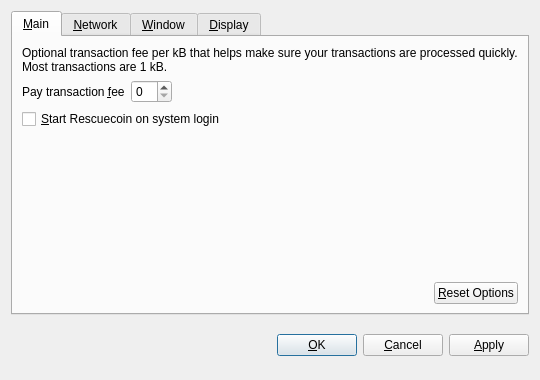
<?xml version="1.0" encoding="UTF-8"?>
<ui version="4.0">
 <class>OptionsDialog</class>
 <widget class="QDialog" name="OptionsDialog">
  <property name="geometry">
   <rect>
    <x>0</x>
    <y>0</y>
    <width>540</width>
    <height>380</height>
   </rect>
  </property>
  <property name="windowTitle">
   <string>Options</string>
  </property>
  <property name="modal">
   <bool>true</bool>
  </property>
  <layout class="QVBoxLayout" name="verticalLayout">
   <item>
    <widget class="QTabWidget" name="tabWidget">
     <property name="tabPosition">
      <enum>QTabWidget::North</enum>
     </property>
     <property name="currentIndex">
      <number>0</number>
     </property>
     <widget class="QWidget" name="tabMain">
      <attribute name="title">
       <string>&amp;Main</string>
      </attribute>
      <layout class="QVBoxLayout" name="verticalLayout_Main">
       <item>
        <widget class="QLabel" name="transactionFeeInfoLabel">
         <property name="text">
          <string>Optional transaction fee per kB that helps make sure your transactions are processed quickly. Most transactions are 1 kB.</string>
         </property>
         <property name="textFormat">
          <enum>Qt::PlainText</enum>
         </property>
         <property name="wordWrap">
          <bool>true</bool>
         </property>
        </widget>
       </item>
       <item>
        <layout class="QHBoxLayout" name="horizontalLayout_1_Main">
         <item>
          <widget class="QLabel" name="transactionFeeLabel">
           <property name="text">
            <string>Pay transaction &amp;fee</string>
           </property>
           <property name="textFormat">
            <enum>Qt::PlainText</enum>
           </property>
           <property name="buddy">
            <cstring>transactionFee</cstring>
           </property>
          </widget>
         </item>
         <item>
          <widget class="BitcoinAmountField" name="transactionFee"/>
         </item>
         <item>
          <spacer name="horizontalSpacer_1_Main">
           <property name="orientation">
            <enum>Qt::Horizontal</enum>
           </property>
           <property name="sizeHint" stdset="0">
            <size>
             <width>40</width>
             <height>20</height>
            </size>
           </property>
          </spacer>
         </item>
        </layout>
       </item>
       <item>
        <widget class="QCheckBox" name="bitcoinAtStartup">
         <property name="toolTip">
          <string>&lt;html&gt;&lt;head/&gt;&lt;body&gt;&lt;p&gt;Automatically start Rescuecoin after logging in to the system.&lt;/p&gt;&lt;/body&gt;&lt;/html&gt;</string>
         </property>
         <property name="text">
          <string>&amp;Start Rescuecoin on system login</string>
         </property>
        </widget>
       </item>
       <item>
        <spacer name="verticalSpacer_Main">
         <property name="orientation">
          <enum>Qt::Vertical</enum>
         </property>
         <property name="sizeHint" stdset="0">
          <size>
           <width>20</width>
           <height>40</height>
          </size>
         </property>
        </spacer>
       </item>
       <item>
        <layout class="QHBoxLayout" name="horizontalLayout_2_Main">
         <item>
          <spacer name="horizontalSpacer_2_Main">
           <property name="orientation">
            <enum>Qt::Horizontal</enum>
           </property>
           <property name="sizeHint" stdset="0">
            <size>
             <width>40</width>
             <height>20</height>
            </size>
           </property>
          </spacer>
         </item>
         <item>
          <widget class="QPushButton" name="resetButton">
           <property name="toolTip">
            <string>Reset all client options to default.</string>
           </property>
           <property name="text">
            <string>&amp;Reset Options</string>
           </property>
           <property name="autoDefault">
            <bool>false</bool>
           </property>
          </widget>
         </item>
        </layout>
       </item>
      </layout>
     </widget>
     <widget class="QWidget" name="tabNetwork">
      <attribute name="title">
       <string>&amp;Network</string>
      </attribute>
      <layout class="QVBoxLayout" name="verticalLayout_Network">
       <item>
        <widget class="QCheckBox" name="mapPortUpnp">
         <property name="toolTip">
          <string>&lt;html&gt;&lt;head/&gt;&lt;body&gt;&lt;p&gt;Automatically open the Rescuecoin client port on the router. This only works when your router supports UPnP and it is enabled.&lt;/p&gt;&lt;/body&gt;&lt;/html&gt;</string>
         </property>
         <property name="text">
          <string>Map port using &amp;UPnP</string>
         </property>
        </widget>
       </item>
       <item>
        <widget class="QCheckBox" name="connectSocks">
         <property name="toolTip">
          <string>&lt;html&gt;&lt;head/&gt;&lt;body&gt;&lt;p&gt;Connect to the Rescuecoin network through a SOCKS proxy (e.g. when connecting through Tor).&lt;/p&gt;&lt;/body&gt;&lt;/html&gt;</string>
         </property>
         <property name="text">
          <string>&amp;Connect through SOCKS proxy:</string>
         </property>
        </widget>
       </item>
       <item>
        <layout class="QHBoxLayout" name="horizontalLayout_Network">
         <item>
          <widget class="QLabel" name="proxyIpLabel">
           <property name="text">
            <string>Proxy &amp;IP:</string>
           </property>
           <property name="textFormat">
            <enum>Qt::PlainText</enum>
           </property>
           <property name="buddy">
            <cstring>proxyIp</cstring>
           </property>
          </widget>
         </item>
         <item>
          <widget class="QValidatedLineEdit" name="proxyIp">
           <property name="maximumSize">
            <size>
             <width>140</width>
             <height>16777215</height>
            </size>
           </property>
           <property name="toolTip">
            <string>IP address of the proxy (e.g. 127.0.0.1)</string>
           </property>
          </widget>
         </item>
         <item>
          <widget class="QLabel" name="proxyPortLabel">
           <property name="text">
            <string>&amp;Port:</string>
           </property>
           <property name="textFormat">
            <enum>Qt::PlainText</enum>
           </property>
           <property name="buddy">
            <cstring>proxyPort</cstring>
           </property>
          </widget>
         </item>
         <item>
          <widget class="QLineEdit" name="proxyPort">
           <property name="maximumSize">
            <size>
             <width>55</width>
             <height>16777215</height>
            </size>
           </property>
           <property name="toolTip">
            <string>Port of the proxy (e.g. 9050)</string>
           </property>
          </widget>
         </item>
         <item>
          <widget class="QLabel" name="socksVersionLabel">
           <property name="text">
            <string>SOCKS &amp;Version:</string>
           </property>
           <property name="textFormat">
            <enum>Qt::PlainText</enum>
           </property>
           <property name="buddy">
            <cstring>socksVersion</cstring>
           </property>
          </widget>
         </item>
         <item>
          <widget class="QValueComboBox" name="socksVersion">
           <property name="toolTip">
            <string>SOCKS version of the proxy (e.g. 5)</string>
           </property>
          </widget>
         </item>
         <item>
          <spacer name="horizontalSpacer_Network">
           <property name="orientation">
            <enum>Qt::Horizontal</enum>
           </property>
           <property name="sizeHint" stdset="0">
            <size>
             <width>40</width>
             <height>20</height>
            </size>
           </property>
          </spacer>
         </item>
        </layout>
       </item>
       <item>
        <spacer name="verticalSpacer_Network">
         <property name="orientation">
          <enum>Qt::Vertical</enum>
         </property>
         <property name="sizeHint" stdset="0">
          <size>
           <width>20</width>
           <height>40</height>
          </size>
         </property>
        </spacer>
       </item>
      </layout>
     </widget>
     <widget class="QWidget" name="tabWindow">
      <attribute name="title">
       <string>&amp;Window</string>
      </attribute>
      <layout class="QVBoxLayout" name="verticalLayout_Window">
       <item>
        <widget class="QCheckBox" name="minimizeToTray">
         <property name="toolTip">
          <string>Show only a tray icon after minimizing the window.</string>
         </property>
         <property name="text">
          <string>&amp;Minimize to the tray instead of the taskbar</string>
         </property>
        </widget>
       </item>
       <item>
        <widget class="QCheckBox" name="minimizeOnClose">
         <property name="toolTip">
          <string>Minimize instead of exit the application when the window is closed. When this option is enabled, the application will be closed only after selecting Quit in the menu.</string>
         </property>
         <property name="text">
          <string>M&amp;inimize on close</string>
         </property>
        </widget>
       </item>
       <item>
        <spacer name="verticalSpacer_Window">
         <property name="orientation">
          <enum>Qt::Vertical</enum>
         </property>
         <property name="sizeHint" stdset="0">
          <size>
           <width>20</width>
           <height>40</height>
          </size>
         </property>
        </spacer>
       </item>
      </layout>
     </widget>
     <widget class="QWidget" name="tabDisplay">
      <attribute name="title">
       <string>&amp;Display</string>
      </attribute>
      <layout class="QVBoxLayout" name="verticalLayout_Display">
       <item>
        <layout class="QHBoxLayout" name="horizontalLayout_1_Display">
         <item>
          <widget class="QLabel" name="langLabel">
           <property name="text">
            <string>User Interface &amp;language:</string>
           </property>
           <property name="textFormat">
            <enum>Qt::PlainText</enum>
           </property>
           <property name="buddy">
            <cstring>lang</cstring>
           </property>
          </widget>
         </item>
         <item>
          <widget class="QValueComboBox" name="lang">
           <property name="toolTip">
            <string>&lt;html&gt;&lt;head/&gt;&lt;body&gt;&lt;p&gt;The user interface language can be set here. This setting will take effect after restarting Rescuecoin.&lt;/p&gt;&lt;/body&gt;&lt;/html&gt;</string>
           </property>
          </widget>
         </item>
        </layout>
       </item>
       <item>
        <layout class="QHBoxLayout" name="horizontalLayout_2_Display">
         <item>
          <widget class="QLabel" name="unitLabel">
           <property name="text">
            <string>&amp;Unit to show amounts in:</string>
           </property>
           <property name="textFormat">
            <enum>Qt::PlainText</enum>
           </property>
           <property name="buddy">
            <cstring>unit</cstring>
           </property>
          </widget>
         </item>
         <item>
          <widget class="QValueComboBox" name="unit">
           <property name="toolTip">
            <string>Choose the default subdivision unit to show in the interface and when sending coins.</string>
           </property>
          </widget>
         </item>
        </layout>
       </item>
       <item>
        <widget class="QCheckBox" name="displayAddresses">
         <property name="toolTip">
          <string>&lt;html&gt;&lt;head/&gt;&lt;body&gt;&lt;p&gt;Whether to show Rescuecoin addresses in the transaction list or not.&lt;/p&gt;&lt;/body&gt;&lt;/html&gt;</string>
         </property>
         <property name="text">
          <string>&amp;Display addresses in transaction list</string>
         </property>
        </widget>
       </item>
       <item>
        <widget class="QCheckBox" name="coinControlFeatures">
         <property name="toolTip">
          <string>Whether to show coin control features or not.</string>
         </property>
         <property name="text">
          <string>Display coin &amp;control features (experts only!)</string>
         </property>
        </widget>
       </item>
       <item>
        <spacer name="verticalSpacer_Display">
         <property name="orientation">
          <enum>Qt::Vertical</enum>
         </property>
         <property name="sizeHint" stdset="0">
          <size>
           <width>20</width>
           <height>40</height>
          </size>
         </property>
        </spacer>
       </item>
      </layout>
     </widget>
    </widget>
   </item>
   <item>
    <layout class="QHBoxLayout" name="horizontalLayout_Buttons">
     <item>
      <spacer name="horizontalSpacer_1">
       <property name="orientation">
        <enum>Qt::Horizontal</enum>
       </property>
       <property name="sizeHint" stdset="0">
        <size>
         <width>40</width>
         <height>48</height>
        </size>
       </property>
      </spacer>
     </item>
     <item>
      <widget class="QLabel" name="statusLabel">
       <property name="font">
        <font>
         <weight>75</weight>
         <bold>true</bold>
        </font>
       </property>
       <property name="text">
        <string/>
       </property>
       <property name="textFormat">
        <enum>Qt::PlainText</enum>
       </property>
       <property name="wordWrap">
        <bool>true</bool>
       </property>
      </widget>
     </item>
     <item>
      <spacer name="horizontalSpacer_2">
       <property name="orientation">
        <enum>Qt::Horizontal</enum>
       </property>
       <property name="sizeHint" stdset="0">
        <size>
         <width>40</width>
         <height>48</height>
        </size>
       </property>
      </spacer>
     </item>
     <item>
      <widget class="QPushButton" name="okButton">
       <property name="text">
        <string>&amp;OK</string>
       </property>
      </widget>
     </item>
     <item>
      <widget class="QPushButton" name="cancelButton">
       <property name="text">
        <string>&amp;Cancel</string>
       </property>
       <property name="autoDefault">
        <bool>false</bool>
       </property>
      </widget>
     </item>
     <item>
      <widget class="QPushButton" name="applyButton">
       <property name="text">
        <string>&amp;Apply</string>
       </property>
       <property name="autoDefault">
        <bool>false</bool>
       </property>
      </widget>
     </item>
    </layout>
   </item>
  </layout>
 </widget>
 <customwidgets>
  <customwidget>
   <class>BitcoinAmountField</class>
   <extends>QSpinBox</extends>
   <header>bitcoinamountfield.h</header>
   <container>1</container>
  </customwidget>
  <customwidget>
   <class>QValueComboBox</class>
   <extends>QComboBox</extends>
   <header>qvaluecombobox.h</header>
  </customwidget>
  <customwidget>
   <class>QValidatedLineEdit</class>
   <extends>QLineEdit</extends>
   <header>qvalidatedlineedit.h</header>
  </customwidget>
 </customwidgets>
 <resources/>
 <connections/>
</ui>
